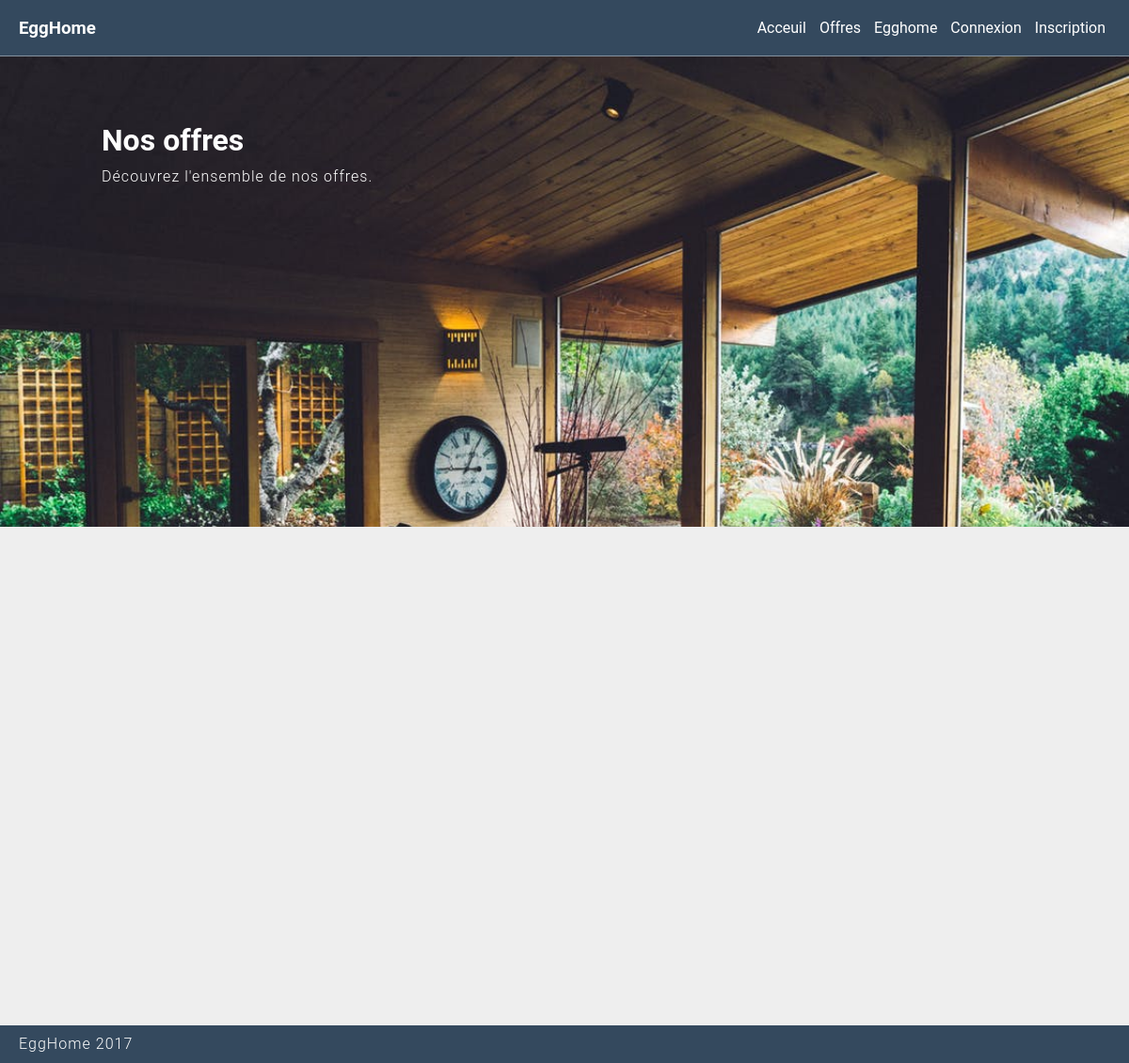
Before: /invite/offres with the older database file.
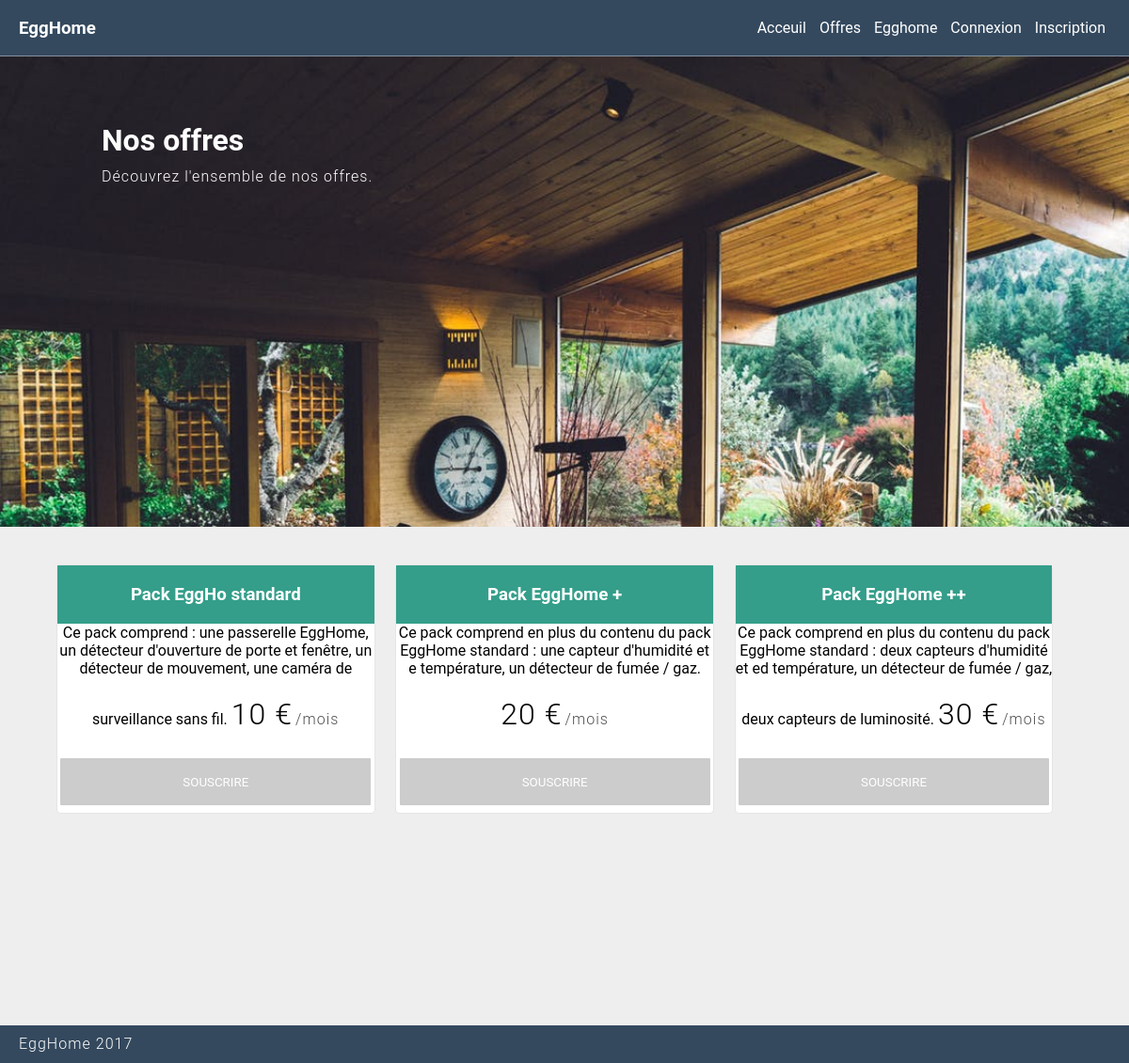
After: the same page with the newer database file.
### tables this page shows
CREATE TABLE `offre` (
  `id` int(11) NOT NULL,
  `date` datetime DEFAULT NULL,
  `detail` varchar(1000) DEFAULT NULL,
  `prix` int(11) DEFAULT NULL,
  `titre` varchar(45) DEFAULT NULL
);

### application/controller/invite.php (called while the page is built, shortened)
<?php
class Invite extends Controller
{
    public function offres()
    {
        $offres = Offre::get_offres();
        require APP . 'view/_templates/header.php';
        require APP . 'view/invite/offres.php';
        require APP . 'view/_templates/footer.php';
    }
}

### public/index.php (called while the page is built, shortened)
<?php
require APP . 'core/database/database.php';
require APP . 'core/database/database_object.php';
require APP . 'core/application.php';
$database = new Database();
$app = new Application();

### application/core/database/database.php (called while the page is built, shortened)
<?php
class Database {
	public $connection;
	function open_db_connection() {
        $options = array(PDO::ATTR_DEFAULT_FETCH_MODE => PDO::FETCH_OBJ, PDO::ATTR_ERRMODE => PDO::ERRMODE_WARNING);
        try {
	        $this->connection = new PDO(DB_TYPE . ':host=' . DB_HOST . ';dbname=' . DB_NAME . ';charset=' . DB_CHARSET, DB_USER, DB_PASS, $options);
        } catch (PDOException $e) {
            die("database connection failed" . $this->connection->errorInfo());
        }
	}
	public function query($sql) {
        $query = $this->connection->prepare($sql);
        $result = $query->execute();
		return $query;
	}
}

### application/core/database/database_object.php (called while the page is built, shortened)
<?php
class Db_object {
	static public function find_all() {
		return static::find_by_query("SELECT * FROM " . static::$db_table . " ");
	}
	static public function find_by_query($sql) {
		return static::instanciate($sql);
	}
	static public function instanciate($sql) {
		global $database;
		$object_array = array();
		$calling_class = get_called_class();
		$result_set = $database->query($sql);
		while ($row = $result_set->fetchObject($calling_class))
			$object_array[] = $row;
		return $object_array;
	}
}

### application/model/offre.php (called while the page is built, shortened)
<?php
class Offre extends Db_object
{
    public static function get_offres(){
        $offres = Offre::find_all();
        return $offres;
    }
}

### application/view/invite/offres.php (the view, shortened to what this page needs)
<div class="full-image-wrapper index-img ">
	<div class="container">
		<h1 class="public-index-title">Nos offres</h1>
		<p class="public-index-sub-title">Découvrez l'ensemble de nos offres.</p>
	</div>
	</div>
        <div id="container-offre">
		<?php foreach ($offres as $offre) : ?>
            <form method="post" action="<?php echo URL; ?>/invite/inscription" class="form-offre">
			<div class="offre">
                <h3><?php echo $offre->titre ?></h3>
				<?php echo $offre->detail ?>
				<p class="price"><?php echo $offre->prix ?> €</p><p class="month">/mois</p>
				<input type="submit" value="SOUSCRIRE" />
                </div>
			</form>
		<?php endforeach ?>
        </div>
</div>

### application/core/application.php (shortened to what this page needs)
<?php
class Application
{
    private $url_controller = null;
    private $url_action = null;
    private $url_params = array();
    public function __construct()
    {
        if (!$this->url_controller) {
            require APP . 'controller/invite.php';
            $page = new Invite();
            $page->index();
        } elseif (file_exists(APP . 'controller/' . $this->url_controller . '.php')) {
            $this->url_controller = new $this->url_controller();
            if (method_exists($this->url_controller, $this->url_action)) {
                if (!empty($this->url_params)) {
                    call_user_func_array(array($this->url_controller, $this->url_action), $this->url_params);
                } else {
                    $this->url_controller->{$this->url_action}();
                }
            }
        } else {
            header('location: ' . URL . 'problem');
        }
    }
    private function splitUrl()
    {
        if (isset($_GET['url'])) {
            $url = trim($_GET['url'], '/');
            $url = filter_var($url, FILTER_SANITIZE_URL);
            $url = explode('/', $url);
            $this->url_controller = isset($url[0]) ? $url[0] : null;
            $this->url_action = isset($url[1]) ? $url[1] : null;
            unset($url[0], $url[1]);
            $this->url_params = array_values($url);
        }
    }
}

### application/view/_templates/header.php (shortened to what this page needs)
<!DOCTYPE html>
<html lang="fr">
<head>
    <link href="<?php echo URL; ?>css/style.css" rel="stylesheet">
</head>
<body>
<div class="wrap">
<header>
        <h3 class="brand"><a href="<?php echo URL;?>invite/">EggHome</a></h3>
        <nav>
                <a href="<?php echo URL;?>invite/">Acceuil</a>
                <a href="<?php echo URL;?>invite/offres">Offres</a>
                <a href="<?php echo URL;?>invite/egghome">Egghome</a>
                <a href="<?php echo URL;?>invite/connexion">Connexion</a>
                <a href="<?php echo URL;?>invite/inscription">Inscription</a>
        </nav>
</header>

### application/view/_templates/footer.php (shortened to what this page needs)
<footer>
        <p class="brand">EggHome 2017</p>
</footer>
</body>
</html>

### public/css/style.css (style rules this page uses)
* { margin: 0; padding: 0; box-sizing: border-box; font-family: "Roboto", sans-serif; }
p { font-weight: 300; letter-spacing: 1.05px; }
header { height: 60px; background-color: #34495e; line-height: 60px; padding: 0 20px 0 20px; position: relative; z-index: 10; border-bottom: 1px solid rgba(255,255,255,0.4); }
header * { display: inline-block; color: white; }
header nav { float: right; }
header nav a { margin: 0 5px 0 5px; text-decoration: none; }
header .brand { float: left; }
header .brand a { text-decoration: none; }
body { margin-bottom: -40px; margin: 0 0 40px; background-color: #EEE; }
.container { width: 100%; margin: auto; padding: 20px; min-width: 440px; }
@media (min-width: 1024px) { .container { width: 1024px !important; } }
@media (min-width: 1024px) { .offre { display: inline-block!important; margin: none ; vertical-align: top; } }
@media (min-width: 1024px) { .form-offre { width: 33%!important; display: inline-block; } }
@media (min-width: 1024px) { #container-offre { width: 90%; height: 500px; margin: auto; } }
@media (min-width: 1024px) { .index-img { height: 500px !important; } }
footer { height: 40px; background-color: #34495e; line-height: 40px; padding: 0 20px 0 20px; color: white; position: absolute; left: 0; bottom: 0; height: 40px; width: 100%; }
html { position: relative; min-height: 100%; }
.full-image-wrapper { width: 100%; color: white; }
.index-img { background-image: url('../img/villa-index.jpg'); background-size: cover; height: 875px; }
.public-index-title { margin-top: 50px; }
.public-index-sub-title { margin-top: 10px; }
button, input[type='submit'] { background-color: #34495e; border-radius: 1px; border-width: 0px; margin-top: 8px; margin-bottom: 8px; min-width: 160px; padding: 4px; height: 30px; color: white; }
.offre { width: 95%; margin: auto; margin-top: 10px; border: 1px solid rgba(0,0,0,0.1); text-align: center; background-color: white; border-radius: 5px; }
.offre h3 { padding: 20px; background-color: #349e8a; color: white; }
.offre input[type="submit"] { background-color: #ccc; height: 50px; width: 98%; }
.offre p { display: inline-block; }
.offre .price { font-size: 2em; margin-top: 20px; margin-bottom: 20px; }
.offre .month { color: #4e4e4e; margin-left: 3px; }

Changed rows visible on the page:
added offre: titre "Pack EggHo standard", detail "Ce pack comprend : une passerelle EggHome, un détecteur d'ouverture de porte et fenêtre, un détecteur de mouvement, une caméra de surveillance sans fil.", prix "10"
added offre: titre "Pack EggHome +", detail "Ce pack comprend en plus du contenu du pack EggHome standard : une capteur d'humidité et e température, un détecteur de fumée / gaz.", prix "20"
added offre: titre "Pack EggHome ++", detail "Ce pack comprend en plus du contenu du pack EggHome standard : deux capteurs d'humidité et ed température, un détecteur de fumée / gaz, deux capteurs de luminosité.", prix "30"
